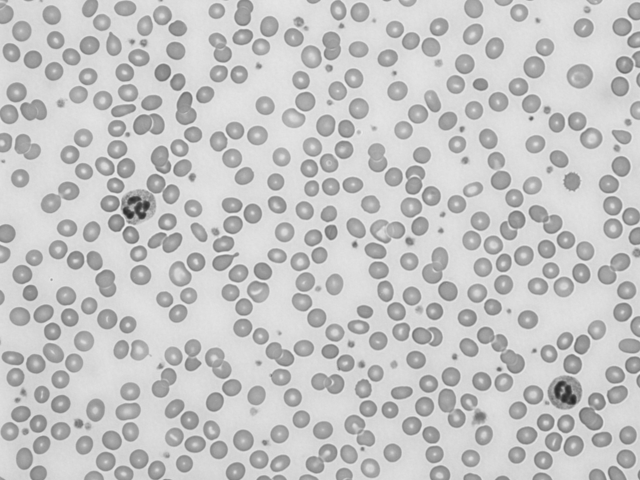
#> input picture img/cells.png, 640 x 480 px, found by its file name
$ python excercise_1_task_1.py
#> lines starting #> are read from the running program, lines starting #| are printed output that depends on the picture
import os
import numpy as np
import matplotlib.pyplot as plt
from skimage import io

BASE_DIRECTORY = '/Users/laurinerichlitzki/laurinesrepository/semester6/img'

image = io.imread(os.path.join(BASE_DIRECTORY, 'cells.png'))
#> image is the input picture: shape (480, 640); min 38, max 240, mean 196.7


# teilaufgabe a bildränder, randstreifen von 10 intensität auf 0 -> rand
def rand(image, border):
    # Ränder setzen
#> called with border = 10
    image[:border, :] = 0  # oben
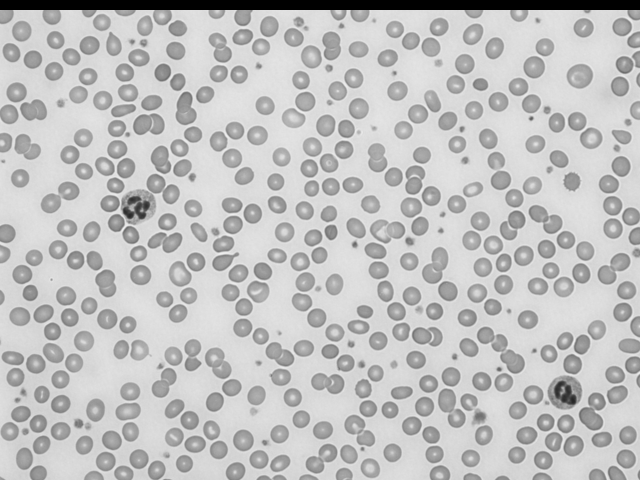
#> image: shape (480, 640); min 0, max 240, mean 192.4
    image[-border:, :] = 0  # unten
    image[:, :border] = 0  # links
    image[:, -border:] = 0  # rechts
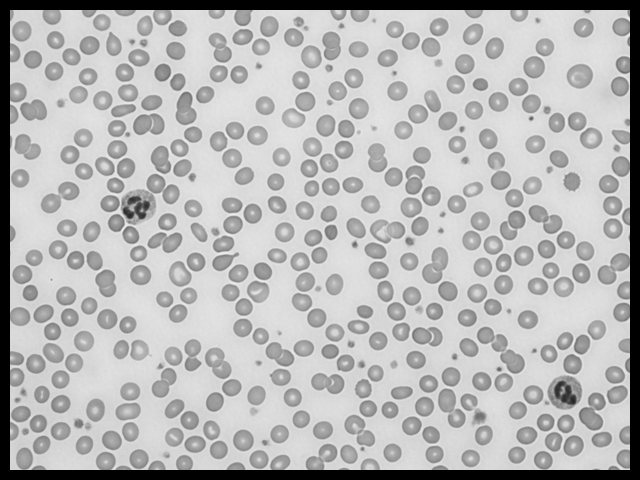
#> image: shape (480, 640); min 0, max 240, mean 182.5

    return image


# rand erstellen
border_size = 10
image_with_border = rand(image.copy(), border_size)


# teilaufgabe b bildhelligkewit um 19% erhöhen

def bildaufhellung(image, percent):
#> called with percent = 1.19
    image = image * percent
    image = np.clip(image, 0, 255) # randwerte clippen
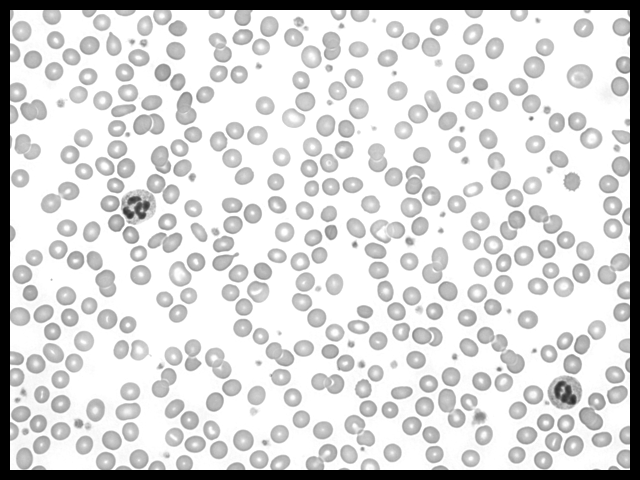
#> image: shape (480, 640) float64; min 0, max 255, mean 214.4
    image = image.astype('uint8') # wieder von float zurück konvertieren
    return image


# helligkeit erhöhen
percent = 1.19
image_lighter = bildaufhellung(image_with_border, percent)

# bild anzeigen
plt.imshow(image_with_border, cmap=plt.cm.gray)
plt.show()

plt.imshow(image_lighter, cmap=plt.cm.gray)
plt.show()
